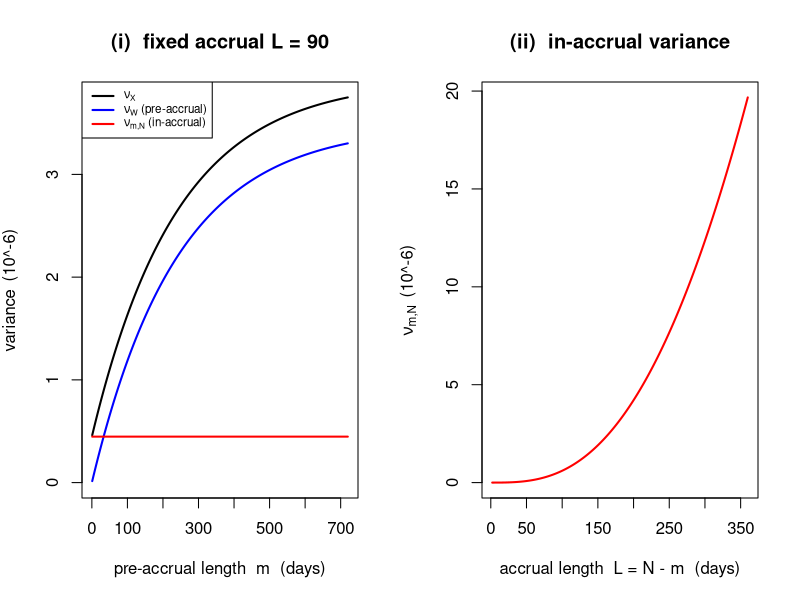
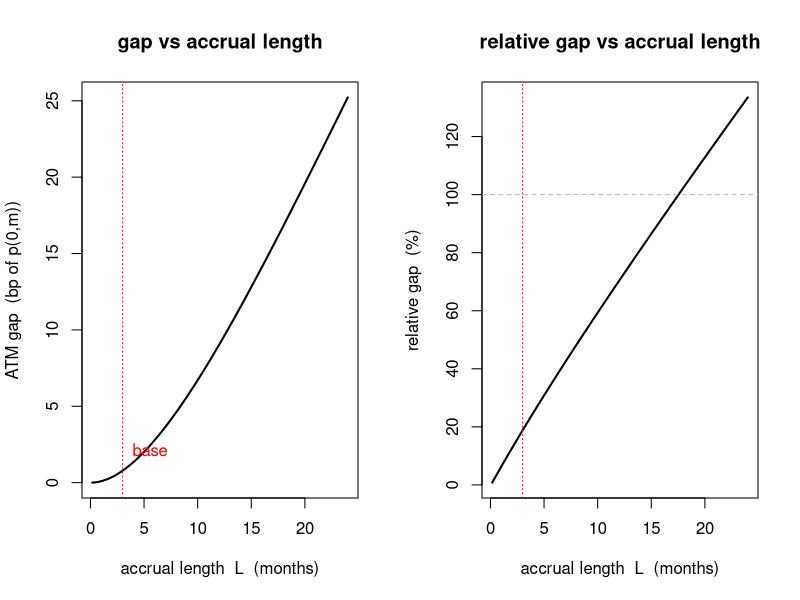
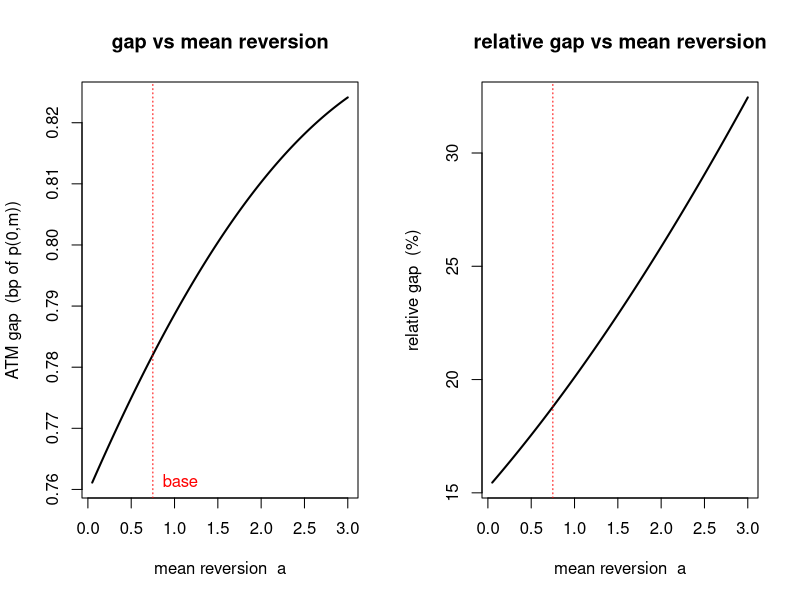
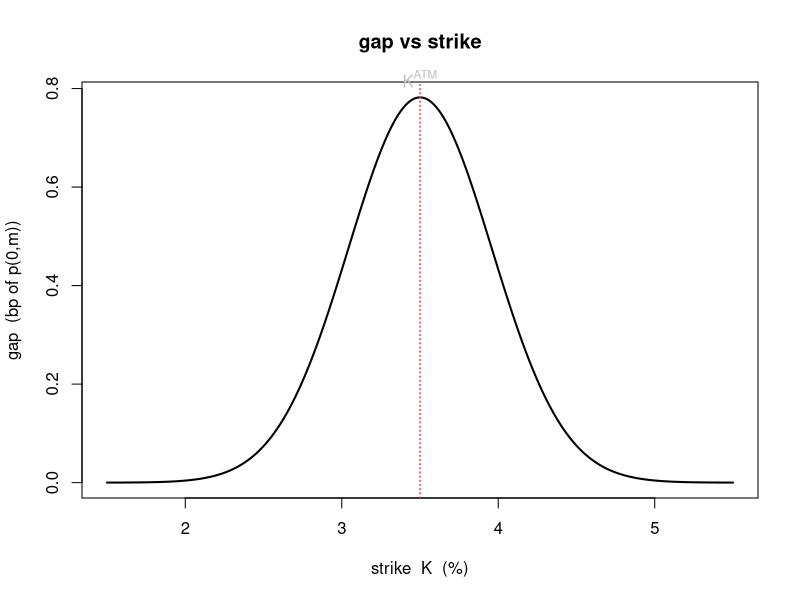

Write the R code that produced these figures, in order.
# =========================================================
# Numerical analysis: discrete Hull-White backward-looking
# caplets and the backward-forward gap
# Reproduces all figures and numbers of Section 4.
# =========================================================

# ---------- Base case ----------
Delta   <- 1/360          # ACT/360, one step = one calendar day
a0      <- 0.75           # mean reversion
sigHW0  <- 0.01           # annualized short-rate vol (100 bp)
sig0    <- sigHW0 * Delta # per-period sigma = sigma_ann * Delta
m0      <- 90             # base pre-accrual length (3M)
L0      <- 90             # base accrual length     (3M)
Katm0   <- 0.035          # ATM strike K^ATM for normalized plots

out_dir <- "figures"
if (!dir.exists(out_dir)) dir.create(out_dir)

save_png <- function(name, draw, width = 2000, height = 1000, res = 200) {
  png(file.path(out_dir, paste0(name, ".png")),
      width = width, height = height, res = res)
  draw()
  dev.off()
}

# ---------- Variance components ----------

S_ell <- function(ell, a, Delta) {
  c <- 1 - a * Delta
  (1 - c^ell) / (1 - c)
}

nu_in <- function(L, a, sigma, Delta) {           #computationally efficient closed form of the summation
  if (L <= 1) return(0)
  c <- 1 - a * Delta 
  s <- ((L - 1) - 2*c*(1 - c^(L-1))/(1 - c) + c^2*(1 - c^(2*(L-1)))/(1 - c^2)) / (1 - c)^2 
  sigma^2 * Delta * s 
}

nu_pre <- function(m, L, a, sigma, Delta) {       
  if (m < 1) return(0)
  c    <- 1 - a * Delta
  SL   <- S_ell(L, a, Delta)
  geom <- (1 - c^(2 * m)) / (1 - c^2)
  sigma^2 * Delta * SL^2 * geom
}

nu_X <- function(m, L, a, sigma, Delta) {
  nu_pre(m, L, a, sigma, Delta) + nu_in(L, a, sigma, Delta)
}

nu_pre_inf <- function(m, a, sigma, Delta) {      
  c <- 1 - a * Delta
  sigma^2 * Delta * (1 - c^(2 * m)) / ((a * Delta)^2 * (1 - c^2))
}

# ---------- Prices (normalized by p(0,m)) ----------

caplet_norm <- function(nu, K, Katm, alpha) {
  ratio <- log((1 + alpha * Katm) / (1 + alpha * K))
  d1 <- (ratio + 0.5 * nu) / sqrt(nu)
  d2 <- d1 - sqrt(nu)
  pnorm(d1) - (1 + alpha * K) / (1 + alpha * Katm) * pnorm(d2)
}

caplet_atm <- function(nu) 2 * pnorm(0.5 * sqrt(nu)) - 1

# ---------- Gap: EXACT closed forms (used in all plots) ----------

gap_norm <- function(nuW, nuX, K, Katm, alpha) {
  caplet_norm(nuX, K, Katm, alpha) - caplet_norm(nuW, K, Katm, alpha)
}

gap_atm_exact <- function(nuW, nuX) {            
  2 * (pnorm(0.5 * sqrt(nuX)) - pnorm(0.5 * sqrt(nuW)))
}

gap_rel_exact <- function(nuW, nuX) {             
  caplet_atm(nuX) / caplet_atm(nuW) - 1
}

M_max <- function(nuW, nuX) -0.5 * sqrt(nuX * nuW)
K_max <- function(nuW, nuX, Katm, alpha) {
  ((1 + alpha * Katm) * exp(-M_max(nuW, nuX)) - 1) / alpha
}

# ---------- Gap: leading-order forms ----------

gap_atm_lo <- function(nuW, nuX) (sqrt(nuX) - sqrt(nuW)) / sqrt(2 * pi)
gap_rel_lo <- function(nuW, nuI) sqrt(1 + nuI / nuW) - 1

# ---------- Base-case values ----------

nW0 <- nu_pre(m0, L0, a0, sig0, Delta)
nI0 <- nu_in(L0, a0, sig0, Delta)
nX0 <- nW0 + nI0
alpha0 <- L0 * Delta

# ---------- Colors ----------

col_W <- "blue"
col_I <- "red"
col_X <- "black"


# =================
# Section 4: plots
# =================

draw_4a <- function() {   
  par(mfrow = c(1,2))
  mm <- 1:720
  vW <- sapply(mm, nu_pre, L=L0, a=a0, sigma=sig0, Delta=Delta) * 1e6
  vI <- rep(nu_in(L0,a0,sig0,Delta), length(mm)) * 1e6
  vX <- vW + vI
  plot(mm, vX, type="l", lwd=2, col=col_X, ylim=c(0, max(vX)),
       xlab="pre-accrual length  m  (days)",
       ylab=expression(variance ~~ "(10^-6)"), main="(i)  fixed accrual L = 90")
  lines(mm, vW, lwd=2, col=col_W)
  lines(mm, vI, lwd=2, col=col_I)
  legend("topleft", lwd=2, col=c(col_X,col_W,col_I),
         legend=c(expression(nu[X]), expression(nu[W]~"(pre-accrual)"),
                  expression(nu[m*","*N]~"(in-accrual)")), cex=0.7)
  LL <- 2:360
  vIL <- sapply(LL, nu_in, a=a0, sigma=sig0, Delta=Delta) * 1e6
  plot(LL, vIL, type="l", lwd=2, col=col_I,
       xlab="accrual length  L = N - m  (days)",
       ylab=expression(nu[m*","*N] ~~ "(10^-6)"),
       main="(ii)  in-accrual variance")
  par(mfrow=c(1,1))
}

draw_4b <- function() {   
  par(mfrow = c(1,2))
  LL <- seq(5, 720, by = 1)
  vw <- sapply(LL, function(L) nu_pre(m0,L,a0,sig0,Delta))
  vx <- vw + sapply(LL, function(L) nu_in(L,a0,sig0,Delta))
  ex <- 1e4 * gap_atm_exact(vw, vx)
  plot(LL/30, ex, type = "l", lwd = 2, col = col_X,
       xlab = "accrual length  L  (months)", ylab = "ATM gap  (bp of p(0,m))",
       main = "gap vs accrual length")
  abline(v = L0/30, lty = 3, col = col_I)
  text(L0/30, max(ex)*0.08, "base", col = col_I, pos = 4)
  rel <- 100 * gap_rel_exact(vw, vx)
  plot(LL/30, rel, type = "l", lwd = 2, col = col_X,
       xlab = "accrual length  L  (months)", ylab = "relative gap  (%)",
       main = "relative gap vs accrual length")
  abline(v = L0/30, lty = 3, col = col_I)
  abline(h = 100, lty = 2, col = "gray")
  par(mfrow = c(1,1))
}

draw_4c <- function() {   
  par(mfrow = c(1,2))
  aa <- seq(0.05, 3, length.out = 2000)
  vw <- sapply(aa, function(a) nu_pre(m0,L0,a,sig0,Delta))
  vx <- vw + sapply(aa, function(a) nu_in(L0,a,sig0,Delta))
  ex <- 1e4 * gap_atm_exact(vw, vx)
  plot(aa, ex, type = "l", lwd = 2, col = col_X,
       xlab = "mean reversion  a", ylab = "ATM gap  (bp of p(0,m))",
       main = "gap vs mean reversion")
  abline(v = a0, lty = 3, col = col_I)
  text(a0, min(ex), "base", col = col_I, pos = 4)
  rel <- 100 * gap_rel_exact(vw, vx)
  plot(aa, rel, type = "l", lwd = 2, col = col_X,
       xlab = "mean reversion  a", ylab = "relative gap  (%)",
       main = "relative gap vs mean reversion")
  abline(v = a0, lty = 3, col = col_I)
  par(mfrow = c(1,1))
}

draw_4d <- function() {   
  KK <- seq(Katm0 - 0.02, Katm0 + 0.02, length.out = 4000)
  ex <- sapply(KK, function(K) 1e4 * gap_norm(nW0, nX0, K, Katm0, alpha0))
  Kmx <- K_max(nW0, nX0, Katm0, alpha0)
  plot(100*KK, ex, type = "l", lwd = 2, col = col_X,
       xlab = "strike  K  (%)", ylab = "gap  (bp of p(0,m))",
       main = "gap vs strike")
  abline(v = 100*Katm0, lty = 3, col = "gray")
  abline(v = 100*Kmx,   lty = 3, col = col_I)   # coincides visually with K^ATM
  text(100*Katm0, max(ex), expression(K^"ATM"), col = "gray", pos = 3, xpd = TRUE)
  cat(sprintf("check 4d: grid argmax K = %.6f%%, closed-form K^max = %.6f%%\n",
              100*KK[which.max(ex)], 100*Kmx))
}

# ---------- Render everything ----------
save_png("fig_4a", draw_4a)
save_png("fig_4b", draw_4b)
save_png("fig_4c", draw_4c)
save_png("fig_4d", draw_4d)

# ===================================================
#  PAPER CLAIM CHECKS
#  Every number quoted in Section 4, recomputed here.
# ===================================================


cat("\n---- Section 4.1 text ----\n")
cat(sprintf("a*Delta = %.1e   (paper: 2.1e-3)\n", a0*Delta))
cat(sprintf("c = %.4f   (paper: 0.9979)\n", 1 - a0*Delta))
cat(sprintf("sigma = %.2e   (paper: 2.78e-5)\n", sig0))

cat("\n---- Table 1, base case ----\n")
cat(sprintf("c^L = %.3f   (paper: 0.829)\n", (1-a0*Delta)^L0))
cat(sprintf("S_L = %.1f   (paper: 82.1, vs L = 90)\n", S_ell(L0,a0,Delta)))
cat(sprintf("nu_W = %.2e, sqrt = %.2e   (paper: 1.09e-6, 1.04e-3)\n", nW0, sqrt(nW0)))
cat(sprintf("nu_{m,N} = %.2e, sqrt = %.2e   (paper: 4.47e-7, 6.69e-4)\n", nI0, sqrt(nI0)))
cat(sprintf("nu_X = %.2e, sqrt = %.2e   (paper: 1.53e-6, 1.24e-3)\n", nX0, sqrt(nX0)))
cat(sprintf("variance shares: pre %.1f%%, in %.1f%%   (paper: 70.9%%, 29.1%%)\n",
            100*nW0/nX0, 100*nI0/nX0))

cat("\n---- Remark on the leading-order form ----\n")
cat(sprintf("rel. error of LO vs exact ATM gap = %.1e   (paper: 1.6e-7)\n",
            abs(gap_atm_lo(nW0,nX0)/gap_atm_exact(nW0,nX0) - 1)))

cat("\n---- Remark on saturation ----\n")
nWinf <- nu_pre_inf(m0, a0, sig0, Delta)
cat(sprintf("nu_W^inf = %.3e, sqrt = %.3e\n", nWinf, sqrt(nWinf)))
cat(sprintf("limiting ATM gap = %.4f * p(n,m)\n", 2*pnorm(-0.5*sqrt(nWinf))))
cat(sprintf("nu_in(L=1e6) / [sigma^2 L/(a^2 Delta)] = %.4f   (should be approaching 1)\n",
            nu_in(1e6,a0,sig0,Delta) / (sig0^2*1e6/(a0^2*Delta))))
L1 <- a0^2*Delta/sig0^2
cat(sprintf("L such that nu_X ~ 1: %.2e days   (paper: order 1e6)\n", L1))
cat(sprintf("nu_X at that L = %.3f   (should be near 1)\n",
            nu_pre(m0,L1,a0,sig0,Delta) + nu_in(L1,a0,sig0,Delta)))
scl <- 1e-2/sqrt(nX0)   
vw_s <- nu_pre(m0,L0,a0,sig0*scl,Delta)
vx_s <- vw_s + nu_in(L0,a0,sig0*scl,Delta)
cat(sprintf("LO rel. error at sqrt(nu_X) = 1e-2: %.2e   (paper: around 1e-5)\n",
            abs(gap_atm_lo(vw_s,vx_s)/gap_atm_exact(vw_s,vx_s) - 1)))

cat("\n---- Base-case gap paragraph ----\n")
cat(sprintf("fr caplet = %.2f bp, br caplet = %.2f bp   (paper: 4.16, 4.94)\n",
            1e4*caplet_atm(nW0), 1e4*caplet_atm(nX0)))
cat(sprintf("ATM gap = %.2f bp   (paper: 0.78)\n", 1e4*gap_atm_exact(nW0,nX0)))
cat(sprintf("relative gap = %.1f%%   (paper: 18.8)\n", 100*gap_rel_exact(nW0,nX0)))
sHW <- seq(0.001, 0.025, length.out = 200)
vw_v <- sapply(sHW, function(s) nu_pre(m0,L0,a0,s*Delta,Delta))
vx_v <- vw_v + sapply(sHW, function(s) nu_in(L0,a0,s*Delta,Delta))
rel_v <- 100*gap_rel_exact(vw_v, vx_v)
cat(sprintf("relative gap over sigma sweep: min %.3f%%, max %.3f%%   (paper: nearly flat at 18.8)\n",
            min(rel_v), max(rel_v)))

cat("\n---- Remark on the maximum near the money ----\n")
cat(sprintf("0.5*sqrt(nu_X nu_W) = %.1e   (paper: 6.5e-7)\n", 0.5*sqrt(nX0*nW0)))
Kmx0 <- K_max(nW0, nX0, Katm0, alpha0)
cat(sprintf("K^max - K^ATM = %.3e bp   (paper: well under 0.1 bp)\n",
            1e4*(Kmx0 - Katm0)))

cat("\n---- Accrual-length paragraph ----\n")
relL <- function(L) 100*gap_rel_exact(nu_pre(m0,L,a0,sig0,Delta),
                                      nu_pre(m0,L,a0,sig0,Delta)+nu_in(L,a0,sig0,Delta))
cat(sprintf("relative gap at 1M = %.1f%%   (paper: about 6)\n", relL(30)))
cat(sprintf("relative gap at 3M = %.1f%%   (paper: 18.8)\n", relL(90)))
cat(sprintf("relative gap at 2Y = %.0f%%   (paper: roughly 133)\n", relL(720)))
L_cross <- uniroot(function(L) relL(L) - 100, c(200, 800))$root
cat(sprintf("relative gap crosses 100%% at %.2f months   (paper: near eighteen)\n",
            L_cross/30))


cat("\n---- Mean-reversion paragraph ----\n")
gap_a <- function(a) { 
  w <- nu_pre(m0,L0,a,sig0,Delta)
  1e4*gap_atm_exact(w, w + nu_in(L0,a,sig0,Delta)) 
  }
rel_a <- function(a) { 
  w <- nu_pre(m0,L0,a,sig0,Delta)
  100*gap_rel_exact(w, w + nu_in(L0,a,sig0,Delta)) 
  }

cat(sprintf("absolute gap: %.2f bp at a=0.05, %.2f bp at a=3   (paper: 0.76 to 0.82)\n",
            gap_a(0.05), gap_a(3)))
cat(sprintf("relative gap: %.0f%% at a=0.05, %.0f%% at a=3   (paper: 15 to 32)\n",
            rel_a(0.05), rel_a(3)))
